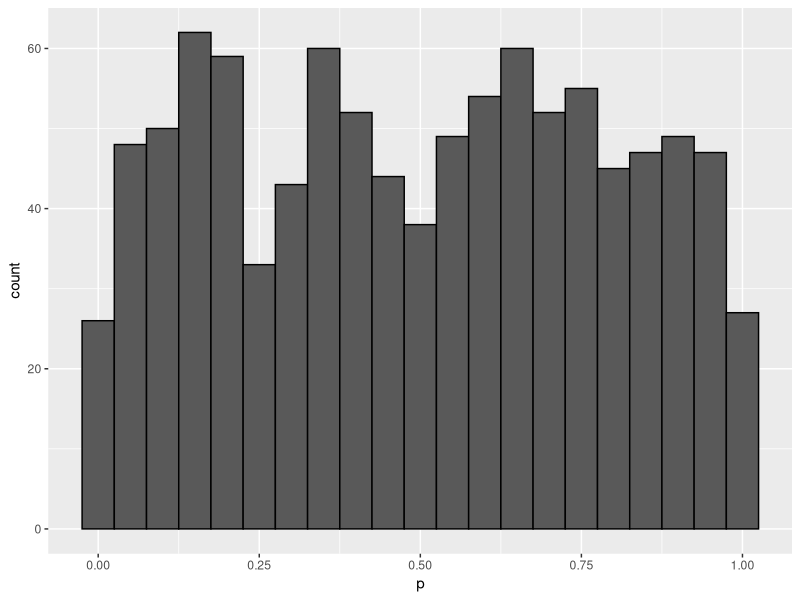

Here is the R script that generated this plot: (Note: this script raises an error after producing the figure.)
## ---- chunk 1
knitr::opts_chunk$set(echo = TRUE, comment = "", fig.align = "center")
## ---- chunk 2
knitr::include_graphics(
"https://d33wubrfki0l68.cloudfront.net/1dff819e743f280bbab1c55f8f063e60b6a0d2fb/2269e/diagrams/fp.png")
## ---- chunk 3
randomize <- function(f) f(runif(100))
randomize(mean)
randomize(sum)
## ---- chunk 4
integrate(dnorm, lower = 0, upper = Inf)
## ---- chunk 5
library(tidyverse)
## ---- chunk 6
map(1:3, function(x) x^2)  ## using anonymous or lambda function
## ---- chunk 7
knitr::include_graphics(
"https://d33wubrfki0l68.cloudfront.net/f0494d020aa517ae7b1011cea4c4a9f21702df8b/2577b/diagrams/functionals/map.png"
)
## ---- chunk 8
map_chr(mtcars, is.numeric)  ## remember that data frames are lists of lists.
map_dbl(mtcars, max) %>% 
  map_dbl(round, digits = 1) ## using dot-dot-dot 
## ---- chunk 9
identical(
  map_dbl(mtcars, ~ length(unique(..1))),          ## twiddle syntax
  map_dbl(mtcars, function(x) length(unique(x)))   ## alternative
  )

map(1:3, ~ rnorm(10)) %>% str()                         ## twiddle syntax
map(1:3, function(x) rnorm(10)) %>% str()               ## alternative
replicate(n = 3, rnorm(10), simplify = FALSE) %>% str() ## other alternative
## ---- chunk 10
knitr::include_graphics(
"https://d33wubrfki0l68.cloudfront.net/6d0b927ba5266f886cc721ae090afcc5e872a748/f8636/diagrams/functionals/map-arg-flipped.png"
)
## ---- chunk 11
draws <- rcauchy(1000)
trims <- c(0, 0.1, 0.2, 0.5)

map_dbl(trims, ~ mean(draws, trim = ..1))
map_dbl(trims, function(input) mean(x = draws, trim = input))
map_dbl(trims, mean, x = draws) ## using R's flexible argument matching
## ---- chunk 12
base::split(mtcars, mtcars$cyl) %>% ## split data frame into three, by cyl
  map(function(df) lm(mpg ~ wt, data = df)) %>% ## fit linear model three times
  map(coefficients) %>% ## access coefficients
  map_dbl(pluck, "wt")  ## extract slope

## Loop alternative
slopes <- vector("double", 3)
for (i in seq_along(slopes)) {
  model <- lm(mpg ~ wt, data = base::split(mtcars, mtcars$cyl)[[i]])
  slopes[[i]] <- coef(model)[["wt"]]
}
slopes
## ---- chunk 13
as_mapper(~runif(2))
as_mapper(runif(2))
## ---- chunk 14
identical(map(1:3, 1), map(1:3, pluck, 1))
## ---- chunk 15
# 1. Compute the standard deviation of every column in a numeric data frame.
map_dbl(mtcars, sd)

# 2. Compute the standard deviation of every numeric column in a mixed data frame.
index <- map_lgl(iris, is.numeric)
map_dbl(iris[index], sd)

# Compute the number of levels for every factor in a data frame.
map(iris[!index], attr, which = "levels")
## ---- chunk 16
trials <- map(1:1000, ~ t.test(rpois(10, 10), rpois(7, 10)))

tibble(p = map_dbl(trials, "p.value")) %>% 
  ggplot(aes(p)) + geom_histogram(binwidth = 0.05, color = "black")
## ---- chunk 17
formulas <- list(
  mpg ~ disp,
  mpg ~ I(1 / disp),
  mpg ~ disp + wt,
  mpg ~ I(1 / disp) + wt
)

formulas %>% 
  map(~ lm(..1, data = mtcars)) %>% 
  map(coefficients)
## ---- chunk 18
bootstrap <- function(df) {
  df[sample(nrow(df), replace = TRUE), , drop = FALSE]
}

bootstraps <- map(1:10, ~ bootstrap(mtcars))

bootstraps %>% 
  map(function(df) lm(mpg ~ disp, data = df)) %>% 
  map(summary) %>% 
  map_dbl("r.squared") ## extractor 
## ---- chunk 19
df <- data.frame(
  x = 1:3,
  y = 6:4
)

map(df, scale) %>% str()  ## returns a list
modify(df, scale)         ## returns a data.frame
## ---- chunk 20
## Example: finding a weighted mean
x <- map(1:5, ~ rnorm(20))
wt <- map(1:5, ~ runif(20))

weighted.mean(x[[1]], wt[[1]]) ## first element of each list

## Passing wt as an additional argument doesn’t work because arguments
## after .f are not transformed:
map(x, weighted.mean, w = wt) 
## ---- chunk 21
x[[3]][[3]] <- NA
map2_dbl(x, wt, weighted.mean)
map2_dbl(x, wt, weighted.mean, na.rm = TRUE)
## ---- chunk 22
knitr::include_graphics(
"https://d33wubrfki0l68.cloudfront.net/7a545699ff7069a98329fcfbe6e42b734507eb16/211a5/diagrams/functionals/map2-arg.png"
)
## ---- chunk 23
eat_fruit <- function(x) {
  cat("Eat some more ", x, "!\n", sep = "")
}

sample(fruit, size = 5) %>% 
  map(eat_fruit)
## ---- chunk 24
sample(fruit, size = 5) %>% 
  walk(eat_fruit)

walk(1:5, ~ rnorm(10))
## ---- chunk 25
temp <- tempfile()
dir.create(temp)

species <- split(iris, iris$Species)  ## list of three
paths <- file.path(temp, paste0("species-", names(species), ".rds"))
walk2(species, paths, write_rds)

list.files(temp)
read_rds(paste0(temp, "/species-setosa.rds")) %>% head()
## ---- chunk 26
## example: constructing labels
imap_chr(iris, ~ paste0("The first value in ", ..2, " is ", ..1[[1]]))
## ---- chunk 27
identical(
  pmap_dbl(list(x, wt), weighted.mean),
  map2_dbl(x, wt, weighted.mean)
  )
## ---- chunk 28
knitr::include_graphics(
"https://d33wubrfki0l68.cloudfront.net/2eb2eefe34ad6d114da2a22df42deac8511b4788/5a538/diagrams/functionals/pmap-arg.png"
)
## ---- chunk 29
draws <- rcauchy(1000)
trims <- c(0, 0.1, 0.2, 0.5)

identical(
  map_dbl(trims, function(input) mean(x = draws, trim = input)),
  pmap_dbl(list(trim = trims), mean, x = draws)
  )
## ---- chunk 30
params <- data.frame(       ## Here, the column names
  n = c(1, 3, 5),           ## are critical!
  mean = c(0, 10, 1000),
  sd = c(1, 10, 100)
)

params

pmap(params, rnorm)
## ---- chunk 31
temp <- tempfile()
dir.create(temp)

cyls <- split(mtcars, mtcars$cyl)
paths <- file.path(temp, paste0("cyl-", names(cyls), ".csv"))

## ORIGINAL
walk2(cyls, paths, write.csv)
list.files(temp)

## RE-WRITE
names(cyls) <- paths      ## Disadvantage: names are overwritten
iwalk(cyls, ~ write.csv)  ## Advantage: code is slightly shorter
list.files(temp)
## ---- chunk 32
knitr::include_graphics(
"https://d33wubrfki0l68.cloudfront.net/9c239e1227c69b7a2c9c2df234c21f3e1c74dd57/eec0e/diagrams/functionals/reduce.png"
)
## ---- chunk 33
fruit_lists <- map(1:4, ~sample(fruit, 35))

## This...
fruit_lists[[1]] %>% 
  intersect(fruit_lists[[2]]) %>% 
  intersect(fruit_lists[[3]]) %>% 
  intersect(fruit_lists[[4]]) 

## ...is equivalent to this
reduce(fruit_lists, intersect)
## ---- chunk 34
accumulate(fruit_lists, intersect)
## ---- chunk 35
x <- c(4, 3, 10, 12)
reduce(x, `+`) ## sum()
accumulate(x, `+`) ## cumsum()
## ---- chunk 36
knitr::include_graphics(
"https://d33wubrfki0l68.cloudfront.net/b5835b80325b22f9460992f7bc9de5e0cf56de2c/27994/diagrams/functionals/reduce-init.png"
)
## ---- chunk 37
reduce(1:2, `+`, .init = 1)
## ---- chunk 38
sum(integer())
prod(integer())
## ---- chunk 39
df <- data.frame(
  x = 1:3,
  y = c("a", "b", "c")  ## stringsAsFactors = TRUE by default
  )

every(df, is.factor)
some(df, is.factor)

detect(df, is.integer)
detect_index(df, is.factor)

keep(df, is.factor) %>% str()
discard(df, is.factor) %>% str()
## ---- chunk 40
map_if(df, is.numeric, mean) %>% str()
modify_if(df, is.numeric, max) %>% str()

## this will drop the factor, and avoid recycling
keep(df, is.numeric) %>% map(mean) %>% str()
